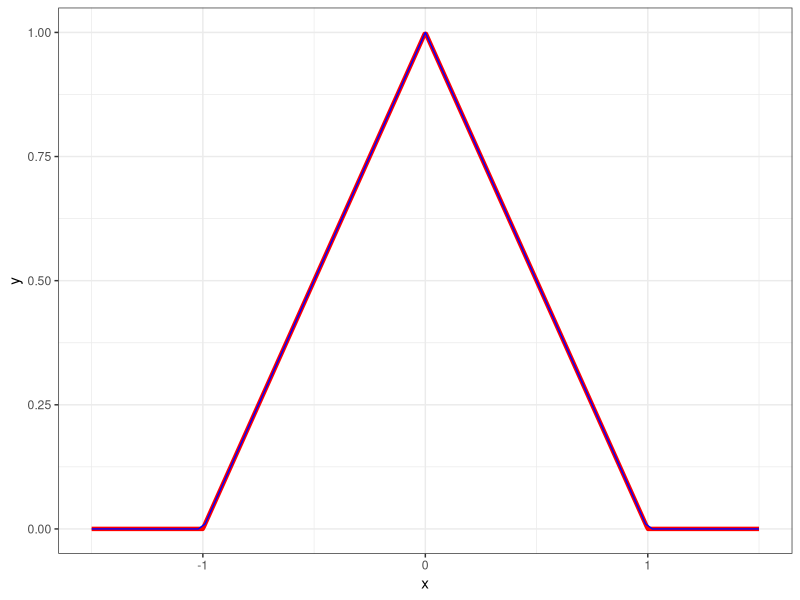
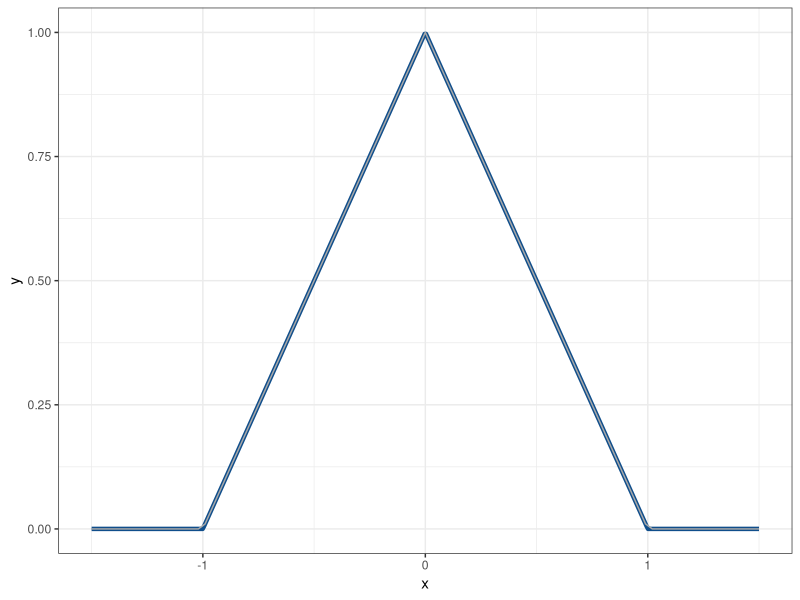
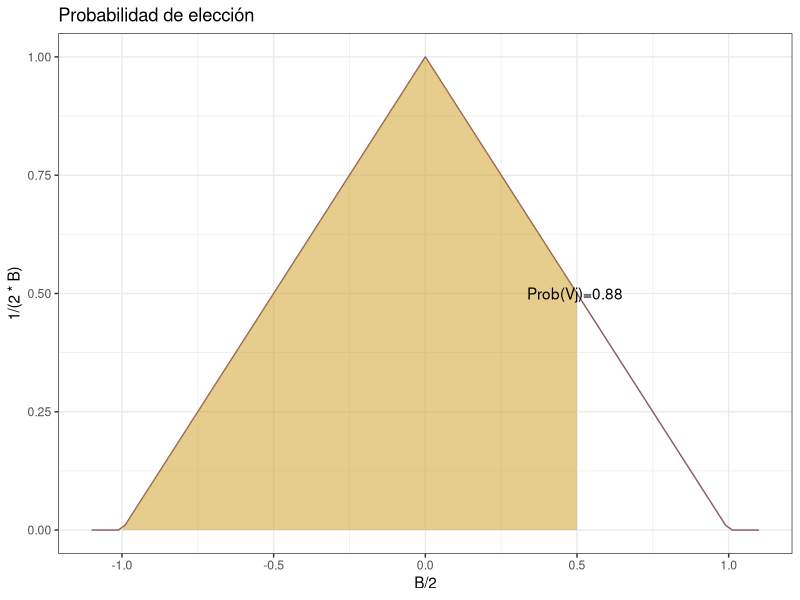

Reproduce these figures in R, in order.
## ---- chunk 1
knitr::opts_chunk$set(echo = TRUE)

library(tidyverse)
library(gplots)
library(ggplot2)
## ---- chunk 2

f_den <- function(x, B=1){
  if (x >= -B & x <= 0) {
    y <- 1/B^2 * x + 1/B
  } else if (x > 0 & x <= B) {  # Se corrigió el solapamiento
    y <- -1/B^2 * x + 1/B
  } else {
    y <- 0
  }
  return(y)  # Se añadió el return correcto
}

f_den(0)
fv_den <- Vectorize(f_den, "x")

x <- seq(-1.5, 1.5, length.out=500)
y <- sapply(x, f_den) # Se usa la versión vectorizada correctamente

ggplot()+
  geom_line(aes(x, y), color = "red", linewidth = 1.5) +  # Se usa geom_line correctamente
  geom_function(fun=fv_den, color = "blue", linewidth =0.5)+
  xlim(-1.5, 1.5) +
  theme_bw()


## ---- chunk 3

fv_den <- Vectorize(f_den, "x")

f_dis <- function(x, B=1){
  if(x<(-1)*B){
    y <- 0} else if(x >= -B & x<=0){
    y <- (x+B)*fv_den(x)/2} else if(x >0 & x <= B){
    y <- 1-(B-x)*(fv_den(x)/2)
  } else
    y <- 0
  return(y)
  
}

f_dis(0)

#fv_den <- Vectorize(f_dis, "x")
x<- seq(-1.5, 1.5, length.out=500)
y<- sapply(x, f_den)


ggplot()+
  geom_line(aes(x,y), color = "dodgerblue4", linewidth =1.5)+
  geom_function(fun=fv_den, color="darkgray", linewidth =0.5)+
  xlim(-1.5, 1.5)+
  theme_bw()

## ---- chunk 4
decision <- function(Vj, Vi, B=1){
  Vji <- Vj - Vi
  PVj <- f_dis(Vji)
  
  
  ggplot()+
  geom_function(fun = fv_den, color="lightpink4", linewidth =0.5, xlim = c(-B-0.1, B+0.1))+
  stat_function(fun = fv_den, geom ="area", fill="goldenrod3", alpha=0.5, xlim = c(-B, Vji))+
  geom_text(aes(B/2, 1/(2*B)), label=paste0("Prob(Vj)=", round(PVj, 2), sep =" "))+
  labs(title = "Probabilidad de elección")+
  
  theme_bw()
  
}


## ---- chunk 5
decision <- function(Vj, Vi, B=1){
  Vji <- Vj - Vi
  PVj <- f_dis(Vji)
  
  
  ggplot()+
  geom_function(fun = fv_den, color="lightpink4", linewidth =0.5, xlim = c(-B-0.1, B+0.1))+
  stat_function(fun = fv_den, geom ="area", fill="goldenrod3", alpha=0.5, xlim = c(-B, Vji))+
  geom_text(aes(B/2, 1/(2*B)), label=paste0("Prob(Vj)=", round(PVj, 2), sep =" "))+
  labs(title = "Probabilidad de elección")+
  
  theme_bw()
  
}


decision(Vj=6, Vi=5.5)
